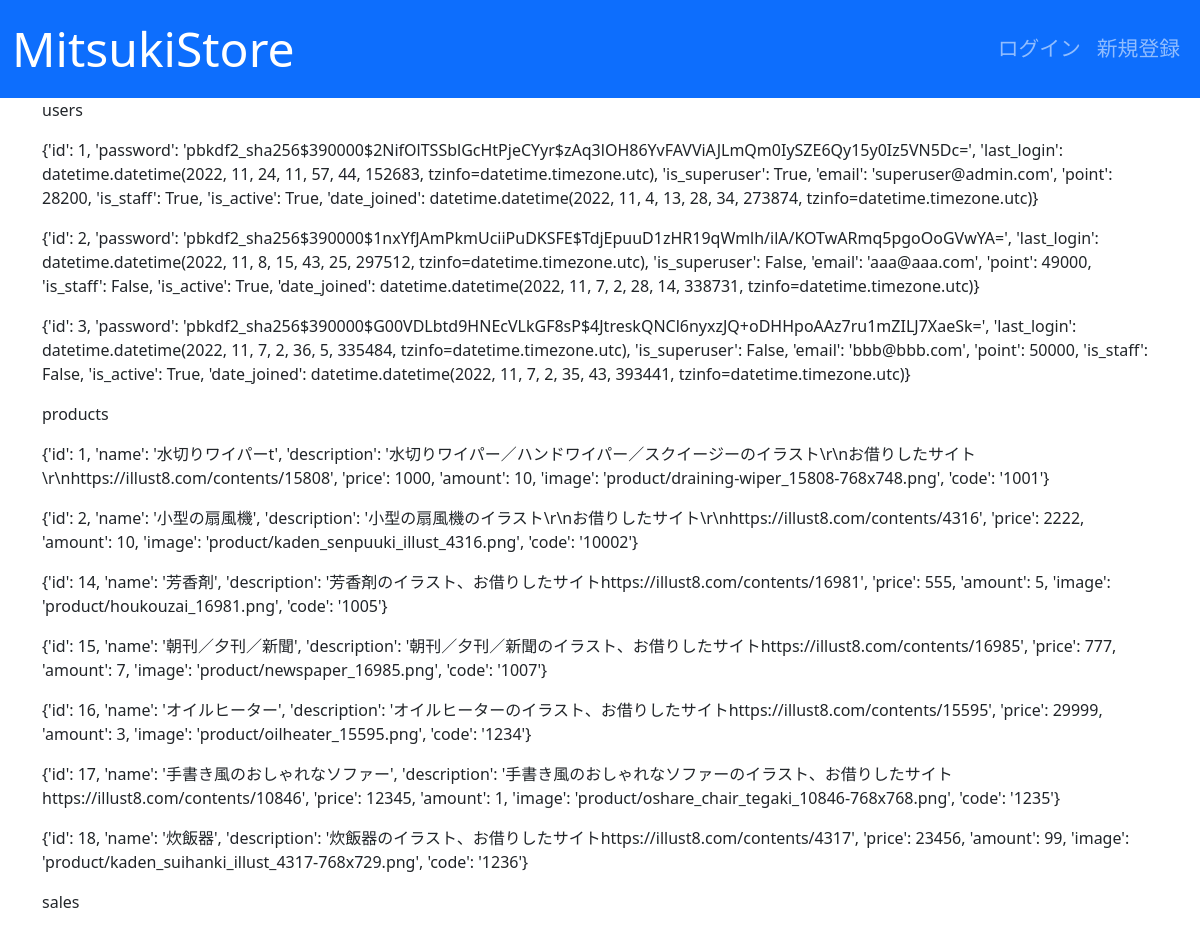
The app's page /test_index/, older data.
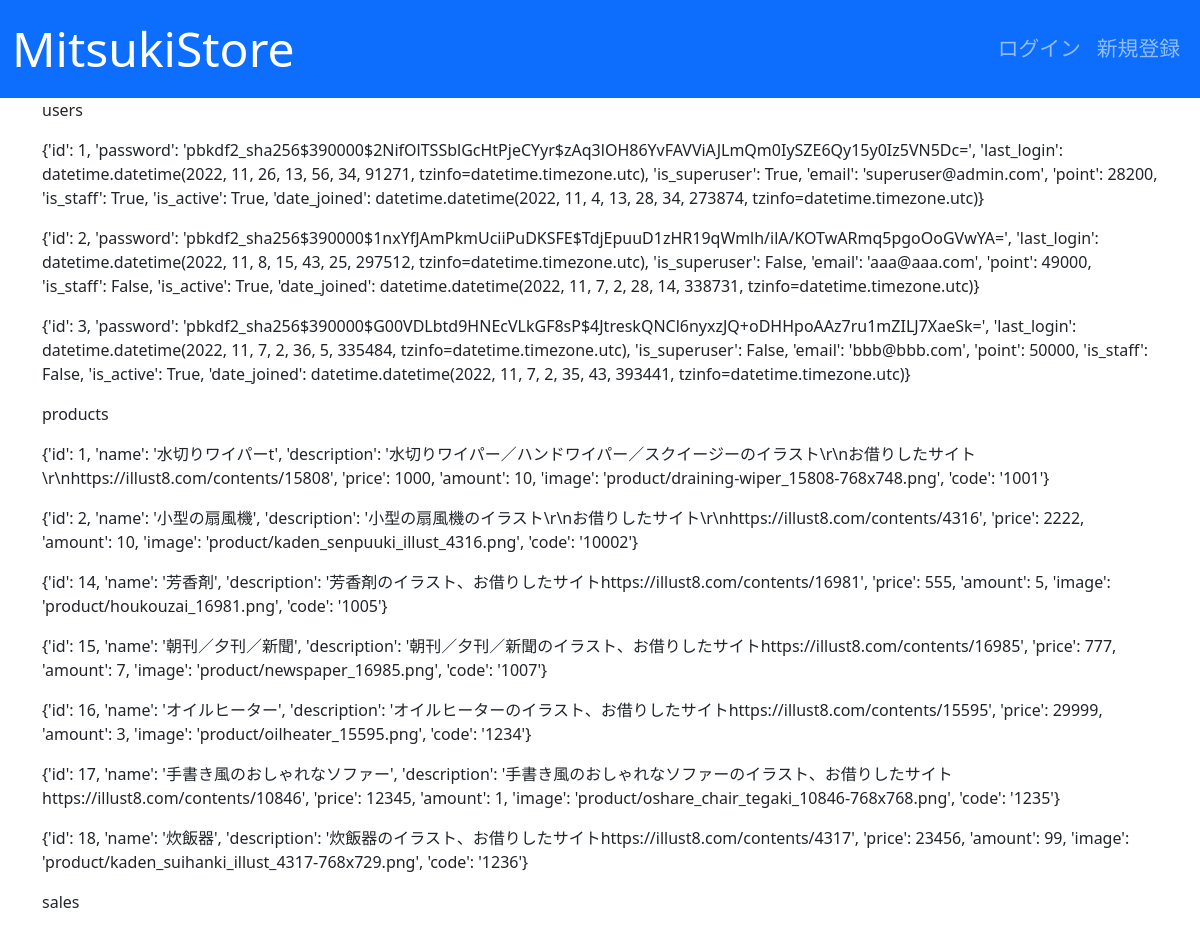
The same page, newer data.
### users/models.py (models this page shows)
class User(AbstractBaseUser, PermissionsMixin):
    initial_point = 50000
    email = models.EmailField("メールアドレス", unique=True)
    point = models.PositiveIntegerField(default=initial_point)
    is_staff = models.BooleanField("is_staff", default=False)
    is_active = models.BooleanField("is_active", default=True)
    date_joined = models.DateTimeField("date_joined", default=timezone.now)
    objects = UserManager()
    USERNAME_FIELD = "email"
    EMAIL_FIELD = "email"
    REQUIRED_FIELDS = []
    class Meta:
        verbose_name = "user"
        verbose_name_plural = "users"

### store_main/models.py (models this page shows, shortened)
class Product(models.Model):
    name = models.CharField(verbose_name='商品名', max_length=128)
    description = models.TextField(verbose_name='商品説明', max_length=5000,
                                   blank=True, default='')
    price = models.PositiveIntegerField(verbose_name='価格', blank=True,
                                        default=0)
    amount = models.PositiveIntegerField(verbose_name='在庫数', blank=True,
                                         default=0)
    image = models.ImageField(verbose_name='商品画像', upload_to='product', )
    code = models.CharField(verbose_name='商品コード', max_length=128, )

### main/views.py (the view)
# urls.py: path('test_index/', views.test_index, name='test_index'),
def test_index(request):
    users = User.objects.all().values()
    products = Product.objects.all().values()
    sales = Sale.objects.all().values()
    context = {
        'users': users,
        'products': products,
        'sales': sales,
    }
    return render(request, template_name='main/test_index.html',
                  context=context)

### main/templates/main/test_index.html (shortened to what this page needs)
{% extends 'base.html' %}
{% block content %}
<p>users</p>
{% for user in users %}
<p>{{ user }}</p>
{% endfor %}
<p>products</p>
{% for product in products %}
<p>{{ product }}</p>
{% endfor %}
<p>sales</p>
{% endblock content %}

### templates/base.html (shortened to what this page needs)
<!doctype html>
{% load django_bootstrap5 %}
{% load static %}
{% load humanize %}
<html lang="ja">
<head>
    {% bootstrap_css %}
    <link rel="stylesheet"
          href="{% static 'css/style.css' %}?<?php date_default_timezone_set('Asia/Tokyo'); echo date('ymdHis',filemtime('{% static 'css/style.css' %}')); ?>"/>
</head>
<body>
<header>
    <nav class="navbar navbar-expand-lg navbar-dark bg-primary">
        <div class="container-fluid">
            <a class="navbar-brand"
               href="{% url 'main:index' %}">MitsukiStore</a>
            <div class="collapse navbar-collapse justify-content-end"
                 id="navbarNav">
                <ul class="navbar-nav">
                    {% if request.user.is_authenticated %}
                    {% if user.is_superuser %}
                    <li class="nav-item h4 mx-4">
                        <a class="nav-link active"
                           href="{% url 'store_main:store_index' %}">ストア管理画面へ</a>
                    </li>
                    {% endif %}
                    <li class="nav-item">
                        <a class="nav-link active" aria-current="page"
                           href="#">Point: {{ user.point }}</a>
                    </li>
                    <li class="nav-item">
                        <a class="nav-link"
                           href="{% url 'main:user_cart' %}">カート</a>
                    </li>
                    <li class="nav-item">
                        <a class="nav-link"
                           href="{% url 'main:order_history' %}">注文履歴</a>
                    </li>
                    <li class="nav-item">
                        <a class="nav-link" href="{% url 'users:logout' %}"
                           tabindex="-1"
                           aria-disabled="true">ログアウト</a>
                    </li>
                    {% else %}
                    <li class="nav-item">
                        <a class="nav-link" href="{% url 'users:login' %}"
                           tabindex="-1"
                           aria-disabled="true">ログイン</a>
                    </li>
                    <li class="nav-item">
                        <a class="nav-link" href="{% url 'users:signup' %}"
                           tabindex="-1"
                           aria-disabled="true">新規登録</a>
                    </li>
                    {% endif %}
                </ul>
            </div>
        </div>
    </nav>
</header>
<div class="container">
    {% block content %}
    {% endblock content %}
</div>
</body>
</html>

### static/css/style.css (style rules this page uses)
.navbar-brand { font-size: 3rem; }
.navbar-nav { font-size: 1.3rem; }

Row changes from the older to the newer data that the page shows:
changed User (number 1 of 3 on the later page): user "…'pbkdf2_sha256$390000$2NifOlTSSblGcHtPjeCYyr$zAq3lOH86YvFAVViAJLmQm0IySZE6Qy15y0Iz5VN5Dc=', 'last_login': datetime.datetime(2022, 11, 24, 11, 57, 44, 152683, tzinfo=datetime.timezone.utc), 'is_superuser': True, 'email':…" → "…'pbkdf2_sha256$390000$2NifOlTSSblGcHtPjeCYyr$zAq3lOH86YvFAVViAJLmQm0IySZE6Qy15y0Iz5VN5Dc=', 'last_login': datetime.datetime(2022, 11, 26, 13, 56, 34, 91271, tzinfo=datetime.timezone.utc), 'is_superuser': True, 'email':…"
